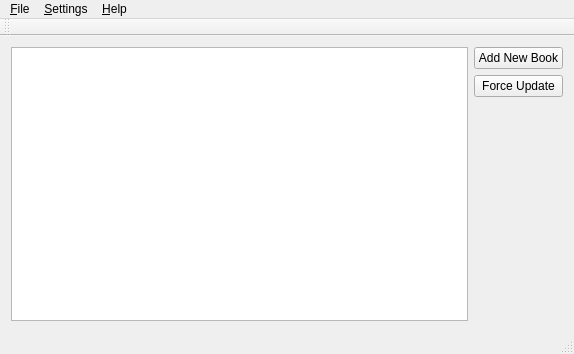
<?xml version="1.0" encoding="UTF-8"?>
<ui version="4.0">
 <class>Abo</class>
 <widget class="QMainWindow" name="Abo">
  <property name="geometry">
   <rect>
    <x>0</x>
    <y>0</y>
    <width>574</width>
    <height>354</height>
   </rect>
  </property>
  <property name="windowTitle">
   <string>Abo</string>
  </property>
  <widget class="QWidget" name="centralWidget">
   <layout class="QHBoxLayout" name="horizontalLayout">
    <item>
     <widget class="QListWidget" name="listView"/>
    </item>
    <item>
     <layout class="QVBoxLayout" name="verticalLayout">
      <item>
       <widget class="QPushButton" name="addBookButton">
        <property name="text">
         <string>Add New Book</string>
        </property>
       </widget>
      </item>
      <item>
       <widget class="QPushButton" name="updateButton">
        <property name="text">
         <string>Force Update</string>
        </property>
       </widget>
      </item>
      <item>
       <spacer name="verticalSpacer">
        <property name="orientation">
         <enum>Qt::Vertical</enum>
        </property>
        <property name="sizeHint" stdset="0">
         <size>
          <width>20</width>
          <height>40</height>
         </size>
        </property>
       </spacer>
      </item>
      <item>
       <widget class="QLabel" name="statusLabel">
        <property name="text">
         <string/>
        </property>
       </widget>
      </item>
     </layout>
    </item>
   </layout>
  </widget>
  <widget class="QMenuBar" name="menuBar">
   <property name="geometry">
    <rect>
     <x>0</x>
     <y>0</y>
     <width>574</width>
     <height>29</height>
    </rect>
   </property>
   <widget class="QMenu" name="menuFile">
    <property name="title">
     <string>&amp;File</string>
    </property>
    <addaction name="actionOpen"/>
    <addaction name="action_Print"/>
    <addaction name="separator"/>
    <addaction name="action_Recent_files"/>
    <addaction name="action_Exit"/>
   </widget>
   <widget class="QMenu" name="menuSettings">
    <property name="title">
     <string>&amp;Settings</string>
    </property>
    <addaction name="action_Add"/>
    <addaction name="action_Login"/>
   </widget>
   <widget class="QMenu" name="menu_Help">
    <property name="title">
     <string>&amp;Help</string>
    </property>
   </widget>
   <addaction name="menuFile"/>
   <addaction name="menuSettings"/>
   <addaction name="menu_Help"/>
  </widget>
  <widget class="QToolBar" name="mainToolBar">
   <attribute name="toolBarArea">
    <enum>TopToolBarArea</enum>
   </attribute>
   <attribute name="toolBarBreak">
    <bool>false</bool>
   </attribute>
  </widget>
  <widget class="QStatusBar" name="statusBar"/>
  <action name="actionOpen">
   <property name="text">
    <string>&amp;Open</string>
   </property>
  </action>
  <action name="action_Print">
   <property name="text">
    <string>&amp;Print</string>
   </property>
  </action>
  <action name="action_Recent_files">
   <property name="text">
    <string>&amp;Recent files</string>
   </property>
  </action>
  <action name="action_Exit">
   <property name="text">
    <string>&amp;Exit</string>
   </property>
  </action>
  <action name="action_Add">
   <property name="text">
    <string>&amp;Add</string>
   </property>
  </action>
  <action name="action_Login">
   <property name="text">
    <string>&amp;Login</string>
   </property>
  </action>
 </widget>
 <layoutdefault spacing="6" margin="11"/>
 <resources/>
 <connections/>
</ui>
